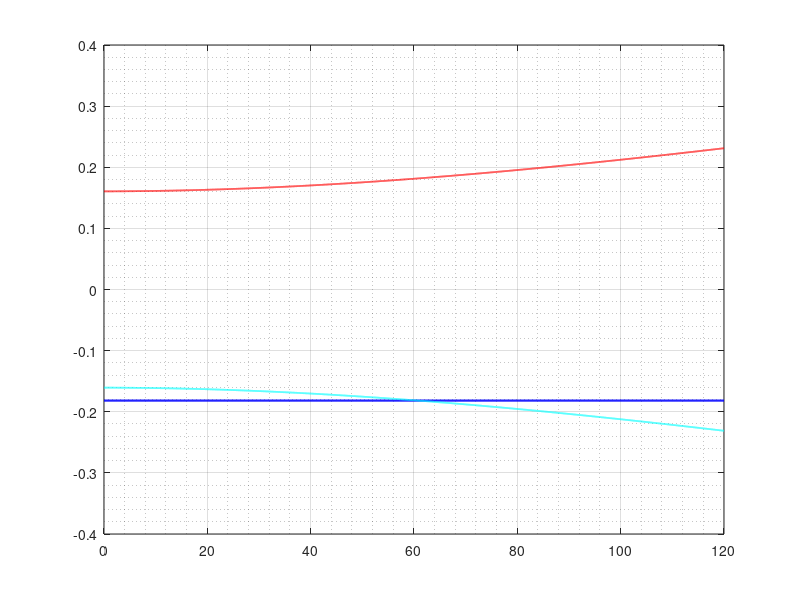

This chart was generated by the following MATLAB code: (Note: this script raises an error after producing the figure.)

%%Análise de polos para variação de velocidade  longitudinal 
resp = [];
intervalovel = 0:0.01:120;

for n = intervalovel
    u = n;
    a = 13*pi/180;
    v = 0;
    
    %primeira coluna
    p11 = 0;
    p21 = 0;
    p31 = 0;
    p41 = -(62717/10);
    p51 = -(96859081111/(44*(-16864415+425920*(cos(a))^2)));
    p61 = (5.05419*10^7*sec(a))/(851840-33728830*sec(a)^2);
    
    %segunda coluna
    p12 = 0;
    p22 = 0;
    p32 = 0;
    p42 = 28717/10;
    p52 = 96859081111/(44*(-16864415+425920*cos(a)^2));
    p62 = -((5.05419*10^7*sec(a))/(851840-33728830*sec(a)^2));
    
    %terceira coluna
    p13 = 0;
    p23 = 0;
    p33 = 0;
    p43 = 0;
    p53 =  (688.225*(0.15714 + 0.01111*a + 0.00017*a^2)*(u + v)^2*cos(a)^2)/(-16864415 + 425920*cos(a)^2) + (2.42*(0.0041 + 0.000041*u)*(1.72656*10^6 - 125.132*(0.21999 + 0.07378*a - 0.00165*a^2)*(u + v)^2)*cos(a)^2)/(-16864415 + 425920*cos(a)^2) + (4.17828*10^6*cos(a)*sin(a))/(-16864415 + 425920*cos(a)^2) - (688.225*(0.21999 + 0.07378*a - 0.00165*a^2)*(u + v)^2*cos(a)*sin(a))/(-16864415 + 425920*cos(a)^2);
    p63 = -((3.79843*10^6*(0.0041 + 0.000041*u)*sec(a))/(851840 - 33728830*sec(a)^2)) - (625.659*(0.15714 + 0.01111*a + 0.00017*a^2)*(u + v)^2*sec(a))/(851840 - 33728830*sec(a)^2) + (275.29*(0.21999 + 0.07378*a - 0.00165*a^2)*(0.0041 + 0.000041*u)*(u +v)^2*sec(a))/(851840 - 33728830*sec(a)^2) - (3.79843*10^6*sec(a)*tan(a))/(851840 - 33728830*sec(a)^2) + (625.659*(0.21999 + 0.07378*a - 0.00165*a^2)*(u + v)^2*sec(a)*tan(a))/(851840 - 33728830*sec(a)^2);
    
    %quarta coluna 
    p14 = 1;
    p24 = 0;
    p34 = 0;
    p44 = -(13987/500);
    p54 = 86173787767/(4400*(16864415 - 425920*cos(a)^2));
    p64 = (224831*sec(a))/(425920 - 16864415*sec(a)^2);
    
    %quinta coluna
    p15 = 0;
    p25 = 1;
    p35 = 0;
    p45 = 25549/1000;
    p55 = 1723475755340/(-1484068520000 + 3.7481*10^10*cos(a)^2);
    p65 = (224831*sec(a))/(-425920 + 16864415*sec(a)^2);
    
    %sexta coluna
    p16 = 0;
    p26 = 0;
    p36 = 1;
    p46 = 0;
    p56 = 0;
    p66 = 0;
    
    Polos = [p11 p12 p13 p14 p15 p16; p21 p22 p23 p24 p25 p26; p31 p32 p33 p34 p35 p36; p41 p42 p43 p44 p45 p46; p51 p52 p53 p54 p55 p56; p61 p62 p63 p64 p65 p66];
    
    z = eig(Polos);

    resp = cat(2, resp, z);
end

resp_rel = resp(3:6,:);
resp_imag = imag(resp_rel);
resp_real = real(resp);
relf = abs(resp_rel);
for i=1:length(relf)
    relf(4,i) = -relf(4,i);
end

LineWidth = 5;
figure(1)
plot(intervalovel, resp_real(3:4,:), "b", "LineWidth", 1.25)
hold on
plot(intervalovel, relf(3,:), "r", "LineWidth", 1.25)
hold on
plot(intervalovel, relf(4,:), "c", "LineWidth", 1.25)
grid on
grid minor
p = patch([280/3.6 280/3.6 300/3.6 300/3.6],[-0.25 0.25 0.25 -0.25],'');
set(p,'FaceAlpha',0.25)
set(p,'EdgeColor','none')
legend( "", "Parte real do complexo conjugado", "Real positivo", "Real negativo", "Velocidade de aproximação")
title("Polos relevantes do sistema para Phi " + 180*a/pi + "° e velocidade vento " + v + "m/s")
xlabel('Velocidade longitudinal (m/s)')


%%%%%%%%%%%%%%%%%%%%%%Análise de polos para variação de velocidade do vento
resp = [];
intervalovento = -20:0.01:40;

for n = intervalovento
    u = 83.35;
    a = 13*pi/180;
    v = n;
    %primeira coluna
    p11 = 0;
    p21 = 0;
    p31 = 0;
    p41 = -(62717/10);
    p51 = -(96859081111/(44*(-16864415+425920*(cos(a))^2)));
    p61 = (5.05419*10^7*sec(a))/(851840-33728830*sec(a)^2);
    
    %segunda coluna
    p12 = 0;
    p22 = 0;
    p32 = 0;
    p42 = 28717/10;
    p52 = 96859081111/(44*(-16864415+425920*cos(a)^2));
    p62 = -((5.05419*10^7*sec(a))/(851840-33728830*sec(a)^2));
    
    %terceira coluna
    p13 = 0;
    p23 = 0;
    p33 = 0;
    p43 = 0;
    p53 =  (688.225*(0.15714 + 0.01111*a + 0.00017*a^2)*(u + v)^2*cos(a)^2)/(-16864415 + 425920*cos(a)^2) + (2.42*(0.0041 + 0.000041*u)*(1.72656*10^6 - 125.132*(0.21999 + 0.07378*a - 0.00165*a^2)*(u + v)^2)*cos(a)^2)/(-16864415 + 425920*cos(a)^2) + (4.17828*10^6*cos(a)*sin(a))/(-16864415 + 425920*cos(a)^2) - (688.225*(0.21999 + 0.07378*a - 0.00165*a^2)*(u + v)^2*cos(a)*sin(a))/(-16864415 + 425920*cos(a)^2);
    p63 = -((3.79843*10^6*(0.0041 + 0.000041*u)*sec(a))/(851840 - 33728830*sec(a)^2)) - (625.659*(0.15714 + 0.01111*a + 0.00017*a^2)*(u + v)^2*sec(a))/(851840 - 33728830*sec(a)^2) + (275.29*(0.21999 + 0.07378*a - 0.00165*a^2)*(0.0041 + 0.000041*u)*(u +v)^2*sec(a))/(851840 - 33728830*sec(a)^2) - (3.79843*10^6*sec(a)*tan(a))/(851840 - 33728830*sec(a)^2) + (625.659*(0.21999 + 0.07378*a - 0.00165*a^2)*(u + v)^2*sec(a)*tan(a))/(851840 - 33728830*sec(a)^2);
    
    %quarta coluna 
    p14 = 1;
    p24 = 0;
    p34 = 0;
    p44 = -(13987/500);
    p54 = 86173787767/(4400*(16864415 - 425920*cos(a)^2));
    p64 = (224831*sec(a))/(425920 - 16864415*sec(a)^2);
    
    %quinta coluna
    p15 = 0;
    p25 = 1;
    p35 = 0;
    p45 = 25549/1000;
    p55 = 1723475755340/(-1484068520000 + 3.7481*10^10*cos(a)^2);
    p65 = (224831*sec(a))/(-425920 + 16864415*sec(a)^2);
    
    %sexta coluna
    p16 = 0;
    p26 = 0;
    p36 = 1;
    p46 = 0;
    p56 = 0;
    p66 = 0;
    
    Polos = [p11 p12 p13 p14 p15 p16; p21 p22 p23 p24 p25 p26; p31 p32 p33 p34 p35 p36; p41 p42 p43 p44 p45 p46; p51 p52 p53 p54 p55 p56; p61 p62 p63 p64 p65 p66];
    z = eig(Polos);
    resp = cat(2, resp, z);
end

resp_rel = resp(3:6,:);
resp_imag = imag(resp_rel);
resp_real = real(resp);

relf = abs(resp_rel);
for i=1:length(relf)
    relf(4,i) = -relf(4,i);
end

% plot(intervalo, resp_imag(1:2,:), "b--", "LineWidth", 1.25)
% hold on
figure(2)
plot(intervalovento, resp_real(3:4,:), "b", "LineWidth", 1.25)
hold on
plot(intervalovento, relf(3,:), "r", "LineWidth", 1.25)
hold on
plot(intervalovento, relf(4,:), "c", "LineWidth", 1.25)
legend( "", "Parte real do complexo conjugado", "Real positivo", "Real negativo" )
grid on
grid minor
title("Polos relevantes do sistema para Phi " + 180*a/pi + "° e velocidade longitudinal " + u + "m/s")
xlabel('Velocidade do vento (m/s)')

%%%%%%%%%%%%%%%%%%%%%%Análise de polos para variação de ângulo
resp = [];
intervaloang = -13*pi/180:0.0001:pi/3;

for n = intervaloang
    u = 83.35;
    a = n;
    v = 0;
    %primeira coluna
    p11 = 0;
    p21 = 0;
    p31 = 0;
    p41 = -(62717/10);
    p51 = -(96859081111/(44*(-16864415+425920*(cos(a))^2)));
    p61 = (5.05419*10^7*sec(a))/(851840-33728830*sec(a)^2);
    
    %segunda coluna
    p12 = 0;
    p22 = 0;
    p32 = 0;
    p42 = 28717/10;
    p52 = 96859081111/(44*(-16864415+425920*cos(a)^2));
    p62 = -((5.05419*10^7*sec(a))/(851840-33728830*sec(a)^2));
    
    %terceira coluna
    p13 = 0;
    p23 = 0;
    p33 = 0;
    p43 = 0;
    p53 =  (688.225*(0.15714 + 0.01111*a + 0.00017*a^2)*(u + v)^2*cos(a)^2)/(-16864415 + 425920*cos(a)^2) + (2.42*(0.0041 + 0.000041*u)*(1.72656*10^6 - 125.132*(0.21999 + 0.07378*a - 0.00165*a^2)*(u + v)^2)*cos(a)^2)/(-16864415 + 425920*cos(a)^2) + (4.17828*10^6*cos(a)*sin(a))/(-16864415 + 425920*cos(a)^2) - (688.225*(0.21999 + 0.07378*a - 0.00165*a^2)*(u + v)^2*cos(a)*sin(a))/(-16864415 + 425920*cos(a)^2);
    p63 = -((3.79843*10^6*(0.0041 + 0.000041*u)*sec(a))/(851840 - 33728830*sec(a)^2)) - (625.659*(0.15714 + 0.01111*a + 0.00017*a^2)*(u + v)^2*sec(a))/(851840 - 33728830*sec(a)^2) + (275.29*(0.21999 + 0.07378*a - 0.00165*a^2)*(0.0041 + 0.000041*u)*(u +v)^2*sec(a))/(851840 - 33728830*sec(a)^2) - (3.79843*10^6*sec(a)*tan(a))/(851840 - 33728830*sec(a)^2) + (625.659*(0.21999 + 0.07378*a - 0.00165*a^2)*(u + v)^2*sec(a)*tan(a))/(851840 - 33728830*sec(a)^2);
    
    %quarta coluna 
    p14 = 1;
    p24 = 0;
    p34 = 0;
    p44 = -(13987/500);
    p54 = 86173787767/(4400*(16864415 - 425920*cos(a)^2));
    p64 = (224831*sec(a))/(425920 - 16864415*sec(a)^2);
    
    %quinta coluna
    p15 = 0;
    p25 = 1;
    p35 = 0;
    p45 = 25549/1000;
    p55 = 1723475755340/(-1484068520000 + 3.7481*10^10*cos(a)^2);
    p65 = (224831*sec(a))/(-425920 + 16864415*sec(a)^2);
    
    %sexta coluna
    p16 = 0;
    p26 = 0;
    p36 = 1;
    p46 = 0;
    p56 = 0;
    p66 = 0;
    
    Polos = [p11 p12 p13 p14 p15 p16; p21 p22 p23 p24 p25 p26; p31 p32 p33 p34 p35 p36; p41 p42 p43 p44 p45 p46; p51 p52 p53 p54 p55 p56; p61 p62 p63 p64 p65 p66];
    z = eig(Polos);
    resp = cat(2, resp, z);
end

resp_rel = resp(3:6,:);
resp_imag = imag(resp_rel);
resp_real = real(resp);

relf = abs(resp_rel);
for i=1:length(relf)
    relf(4,i) = -relf(4,i);
end

% plot(intervalo, resp_imag(1:2,:), "b--")
% hold on
figure(3)
plot(intervaloang*180/pi, resp_real(3:4,:), "b", "LineWidth", 1.25)
hold on
plot(intervaloang*180/pi, relf(3,:), "r", "LineWidth", 1.25)
hold on
plot(intervaloang*180/pi, relf(4,:), "c", "LineWidth", 1.25)
grid on
grid minor
xlim([-13 60])
legend( "", "Parte real do complexo conjugado", "Real positivo", "Real negativo" )
title("Polos relevantes do sistema para vento " + v + "m/s e velocidade longitudinal " + u + "m/s")
xlabel('Ângulo (graus)')
